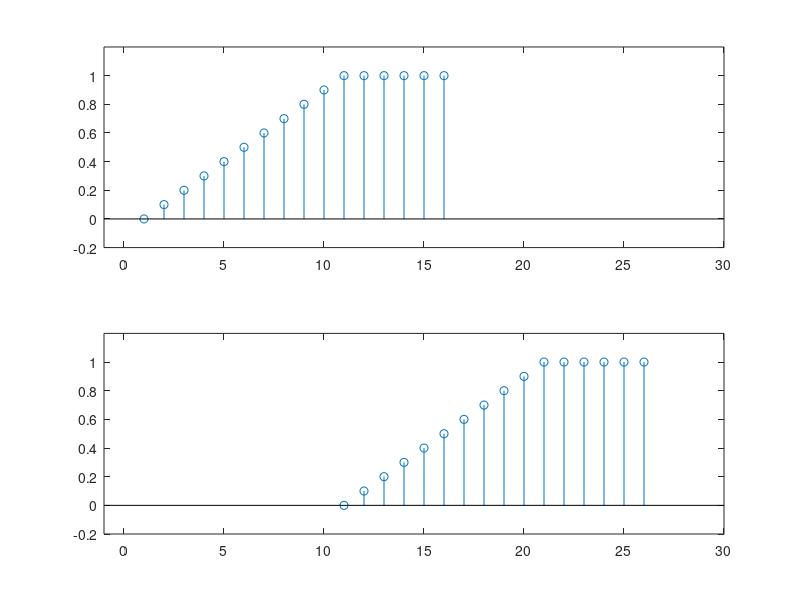

Recreate this plot in MATLAB.
% 4.4. Temporal shift

x = [0:0.1:1 ones(1,5)];
nx = 1:16;
figure
subplot(2,1,1)
stem(nx,x);
axis([-1 30 -0.2 1.2]);
% We shift the signal 10 time units to the right
ny = nx + 10;
y = x; % The values of y[n] are the same!
subplot(2,1,2)
stem(ny,y);
axis([-1 30 -0.2 1.2]);